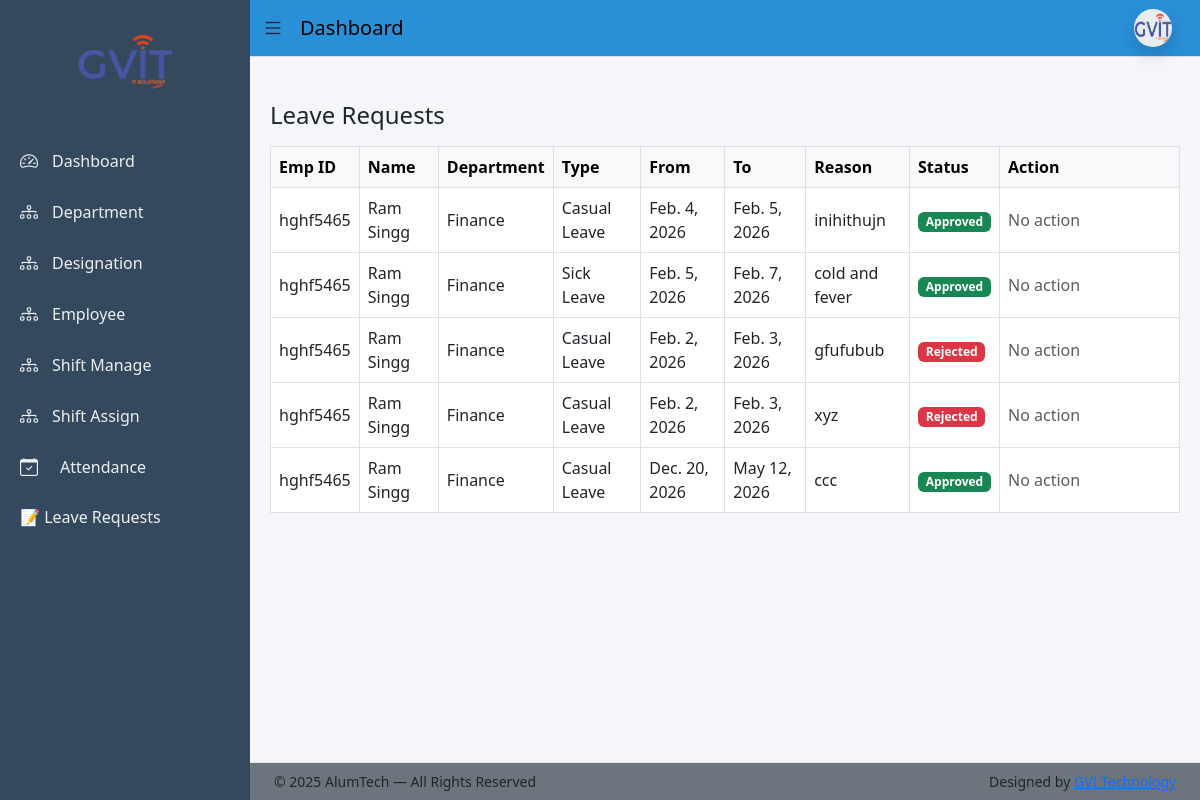
/leave/manage/ (signed in), run on the app's committed database.
### app/models.py (models this page shows, shortened)
class Leave(models.Model):
    LEAVE_TYPE_CHOICES = [
        ('CL', 'Casual Leave'),
        ('SL', 'Sick Leave'),
        ('PL', 'Paid Leave'),
    ]
    STATUS_CHOICES = [
        ('Pending', 'Pending'),
        ('Approved', 'Approved'),
        ('Rejected', 'Rejected'),
    ]
    employee = models.ForeignKey(Employee,on_delete=models.CASCADE,related_name='leaves')
    leave_type = models.CharField(max_length=20,choices=LEAVE_TYPE_CHOICES)
    start_date = models.DateField()
    end_date = models.DateField()
    reason = models.TextField()
    status = models.CharField(max_length=20,choices=STATUS_CHOICES,default='Pending')
    rejection_reason = models.TextField(blank=True, null=True)
    applied_at = models.DateTimeField(auto_now_add=True)
    reviewed_by = models.ForeignKey(User,on_delete=models.SET_NULL,null=True,blank=True)
    reviewed_at = models.DateTimeField(null=True, blank=True)

class Employee(models.Model):
    BLOOD_GROUP_CHOICES = [
        ('A+', 'A+'), ('A-', 'A-'),
        ('B+', 'B+'), ('B-', 'B-'),
        ('O+', 'O+'), ('O-', 'O-'),
        ('AB+', 'AB+'), ('AB-', 'AB-'),
    ]
    BACHELOR_CHOICES = [
        ('BCom', 'B.Com'),
        ('BSc', 'B.Sc'),
        ('BA', 'B.A'),
        ('BTech', 'B.Tech'),
    ]
    MASTER_CHOICES = [
        ('MCom', 'M.Com'),
        ('MSc', 'M.Sc'),
        ('MA', 'M.A'),
        ('MTech', 'M.Tech'),
    ]
    first_name = models.CharField(max_length=50)
    middle_name = models.CharField(max_length=50, blank=True)
    last_name = models.CharField(max_length=50)
    gender = models.CharField(max_length=10,choices=[('Male','Male'),('Female','Female'),('Other','Other')])
    blood_group = models.CharField(max_length=10, choices=BLOOD_GROUP_CHOICES, blank=True, null=True)
    date_of_birth = models.DateField(null=True, blank=True)
    father_name = models.CharField(max_length=100, blank=True)
    mother_name = models.CharField(max_length=100, blank=True)
    user = models.OneToOneField(User, on_delete=models.CASCADE, null=True, blank=True, related_name='employee_profile')
    email = models.EmailField(unique=True)
    contact_no = models.CharField(max_length=15)
    emergency_contact = models.CharField(max_length=15)
    address = models.TextField(blank=True, null=True)
    permanent_address = models.TextField(blank=True, null=True)
    bachelor_degree = models.CharField(max_length=10, choices=BACHELOR_CHOICES, blank=True, null=True)
    master_degree = models.CharField(max_length=10, choices=MASTER_CHOICES, blank=True, null=True)
    employee_id = models.CharField(max_length=20, unique=True)
    department = models.ForeignKey(Department, on_delete=models.PROTECT)
    designation = models.ForeignKey(Designation, on_delete=models.PROTECT)
    date_of_joining = models.DateField(blank=True, null=True)
    photo = models.ImageField(upload_to='employees/', blank=True, null=True)
    pan_no = models.CharField(max_length=10,blank=True,null=True)
    Aadhar_no = models.CharField(max_length=12,blank=True,null=True)
    Bank_name = models.CharField(max_length=50,blank=True,null=True)
    acc_no = models.CharField(max_length=15,blank=True,null=True)
    ifsc_no = models.CharField(max_length=15,blank=True,null=True)
    branch_name = models.CharField(max_length=50,blank=True,null=True)
    is_active = models.BooleanField(default=True)
    created_at = models.DateTimeField(auto_now_add=True)
    generated_at = models.DateField(blank=True, null=True)
    created_by = models.ForeignKey(User, on_delete=models.SET_NULL, null=True, blank=True, related_name='created_employees')
    def full_name(self):
        return f"{self.first_name} {self.middle_name} {self.last_name}".strip()

class Department(models.Model):
    name = models.CharField(max_length=100, unique=True)
    description = models.TextField(blank=True)

### app/views.py (the view)
# urls.py: path('leave/manage/', views.admin_leave_list, name='admin_leave_list'),
@login_required(login_url='login')
def admin_leave_list(request):
    leaves = Leave.objects.select_related(
        'employee__department',
        'employee__designation'
    ).order_by('-applied_at')
    return render(request, 'leave/admin_leave_list.html', {
        'leaves': leaves
    })

### templates/leave/admin_leave_list.html (shortened to what this page needs)
{% extends 'base_dashboard.html' %}
{% block content %}
<h4 class="mb-3">Leave Requests</h4>
<table class="table table-bordered align-middle">
  <thead class="table-light">
    <tr>
      <th>Emp ID</th>
      <th>Name</th>
      <th>Department</th>
      <th>Type</th>
      <th>From</th>
      <th>To</th>
      <th>Reason</th>
      <th>Status</th>
      <th width="180">Action</th>
    </tr>
  </thead>
  <tbody>
    {% for leave in leaves %}
    <tr>
      <td>{{ leave.employee.employee_id }}</td>
      <td>{{ leave.employee.full_name }}</td>
      <td>{{ leave.employee.department.name }}</td>
      <td>{{ leave.get_leave_type_display }}</td>
      <td>{{ leave.start_date }}</td>
      <td>{{ leave.end_date }}</td>
      <td>{{ leave.reason|truncatechars:40 }}</td>
      <td>
        <span
          class="badge {% if leave.status == 'Approved' %}bg-success{% elif leave.status == 'Rejected' %}bg-danger{% else %}bg-warning{% endif %}"
        >
          {{ leave.status }}
        </span>
      </td>
      <td>
        {% if leave.status == 'Pending' %}
        <button
          class="btn btn-success btn-sm"
          data-bs-toggle="modal"
          data-bs-target="#approveModal{{ leave.id }}"
        >
          Approve
        </button>
        <button
          class="btn btn-danger btn-sm"
          data-bs-toggle="modal"
          data-bs-target="#rejectModal{{ leave.id }}"
        >
          Reject
        </button>
        {% else %}
        <span class="text-muted">No action</span>
        {% endif %}
      </td>
    </tr>
    {% empty %}
    <tr>
      <td colspan="9" class="text-center text-muted">
        No leave requests found
      </td>
    </tr>
    {% endfor %}
  </tbody>
</table>
{% endblock %}

### static/css/dashboard_style.css (style rules this page uses)
body { overflow-x: hidden; background: #f4f6f9; }

### data on the page
Leave: employee.employee_id "hghf5465", employee.full_name "Ram Singg", employee.department.name "Finance", leave_type "Casual Leave", start_date "Feb. 4, 2026", end_date "Feb. 5, 2026", reason "inihithujn", status "Approved", shows "No action"
Leave: employee.employee_id "hghf5465", employee.full_name "Ram Singg", employee.department.name "Finance", leave_type "Sick Leave", start_date "Feb. 5, 2026", end_date "Feb. 7, 2026", reason "cold and fever", status "Approved", shows "No action"
Leave: employee.employee_id "hghf5465", employee.full_name "Ram Singg", employee.department.name "Finance", leave_type "Casual Leave", start_date "Feb. 2, 2026", end_date "Feb. 3, 2026", reason "gfufubub", status "Rejected", shows "No action"
Leave: employee.employee_id "hghf5465", employee.full_name "Ram Singg", employee.department.name "Finance", leave_type "Casual Leave", start_date "Feb. 2, 2026", end_date "Feb. 3, 2026", reason "xyz", status "Rejected", shows "No action"
Leave: employee.employee_id "hghf5465", employee.full_name "Ram Singg", employee.department.name "Finance", leave_type "Casual Leave", start_date "Dec. 20, 2026", end_date "May 12, 2026", reason "ccc", status "Approved", shows "No action"
